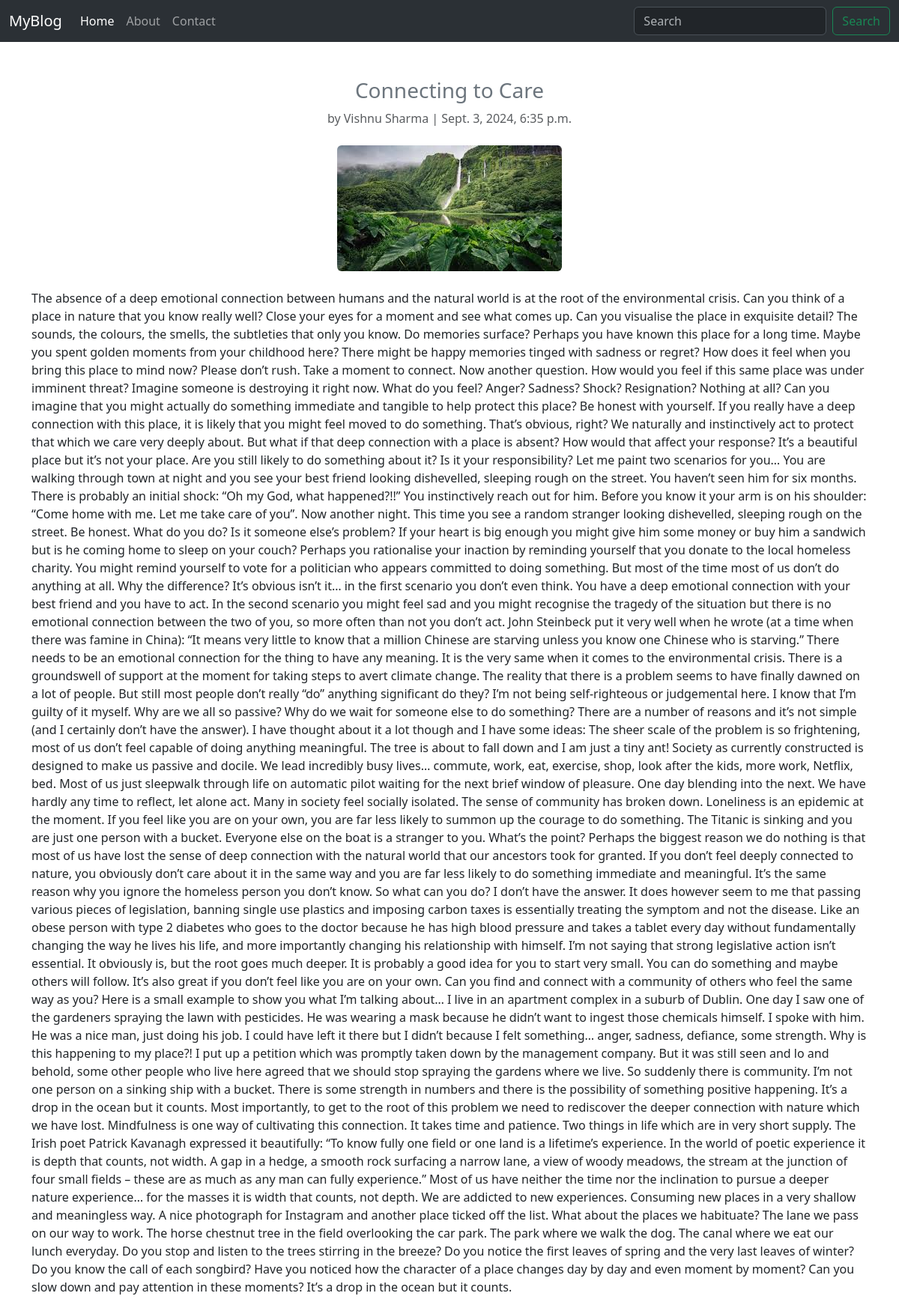
Page /3 on the committed database.
### blog_app/models.py (models this page shows, shortened)
class Category(models.Model):
    topics = [('pl','Plants'),
              ('al','Animals'),
              ('na','Nature'),
              ('pc','Place')]
    user_name = models.CharField(max_length=100)
    email = models.EmailField(max_length=100)
    state = models.CharField(max_length=100)
    topic = models.CharField(max_length=80, choices=topics)
    image = models.ImageField(upload_to='images/')
    heading = models.CharField(max_length=100)
    description = models.TextField()
    date = models.DateTimeField()

### blog_app/views.py (the view)
# urls.py: path("<int:id>", views.view_details, name="view_details"),
def view_details(request,id):
    detail = get_object_or_404(Category,pk=id)
    return render(request,"view.html",{"detail":detail})

### templates/view.html (shortened to what this page needs)
{% extends "base.html" %}
{% block body %}
    <div class="container mt-5">
        <div class="text-center mb-4">
            <h3 class="text-secondary">{{ detail.heading }}</h3>
            <p class="text-muted">by {{ detail.user_name }} | {{ detail.date }}</p>
        </div>
        <div class="text-center mb-4">
            <img src="{{ detail.image.url }}" alt="Blog Image" class="img-fluid rounded" style="max-height: 400px; object-fit: cover;">
        </div>
        <div class="content">
            <p>{{ detail.description }}</p>
        </div>
    </div>
{% endblock body %}

### rows in the picture
Category: heading "Connecting to Care", user_name "Vishnu Sharma", date "Sept. 3, 2024, 6:35 p.m.", image (picture), description "The absence of a deep emotional connection between humans and the natural world is at the root of the environmental crisis. Can you think of a place in nature that you know really well? Close your eyes for a moment and see what comes up. Can you visualise the place in exquisite detail? The sounds, the colours, the smells, the subtleties that only you know. Do memories surface? Perhaps you have known this place for a long time. Maybe you spent golden moments from your childhood here? There might be happy memories tinged with sadness or regret? How does it feel when you bring this place to mind now? Please don’t rush. Take a moment to connect. Now another question. How would you feel if this…"
